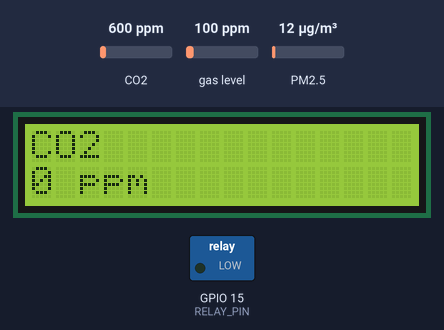
The sketch below on a simulated ESP32. Parts: 16×2 character LCD, switched loads named in the sketch (green lamp = pin HIGH). Wiring (inferred from the names in the program): dust sensor: data GPIO 34. The inputs (shaded band) are chosen by the test bench; at power-on: CO2 600 ppm, gas level 100 ppm, PM2.5 12 µg/m³. WiFi joins after 1.5 s; servers stay silent unless stated; network time is answered at once with the bench clock; the local clock reads 2024-03-15 10:24:30 at power-on unless the sketch sets it; what the sketch prints to the serial monitor is not drawn.

Above: at 15.1 s.
At 30.1 s:
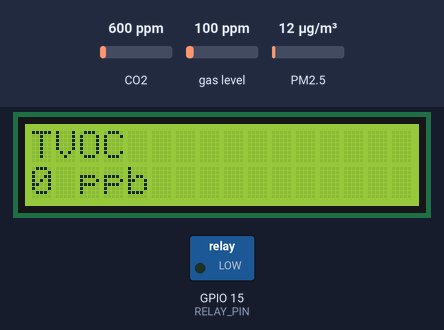
At 45.1 s:
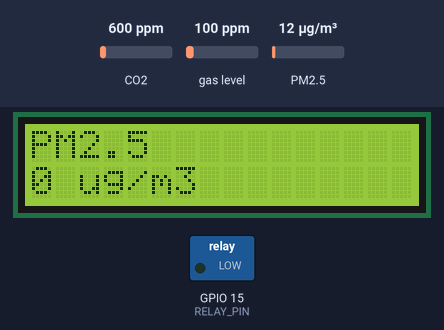
At 60.1 s:
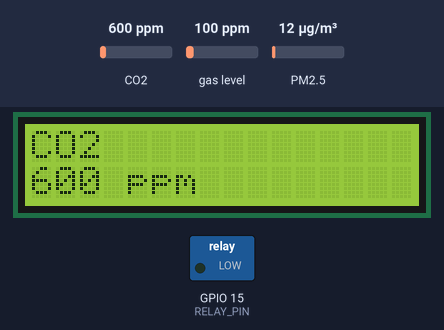
At 120.1 s:
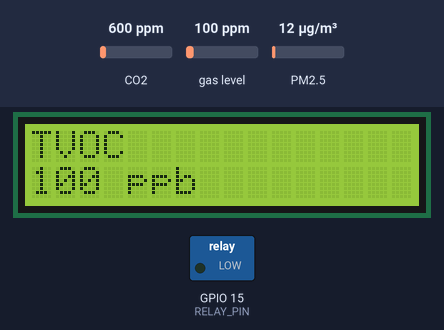

Measured:
- what the display in image 0 shows lasts 15.0 s, from 15.0 s to 30.0 s

The sketch:

lcdrebr.ino
```cpp
#include <Wire.h>
#include <Adafruit_CCS811.h>
#include <WiFi.h>
#include <Firebase_ESP_Client.h>
#include <LiquidCrystal_I2C.h>
#include <NTPClient.h>
#include <WiFiUdp.h>

Adafruit_CCS811 ccs;
LiquidCrystal_I2C lcd(0x27, 16, 2);

#define PM25PIN 34
#define RELAY_PIN 15

unsigned long durationPM25;
unsigned long starttime;
unsigned long sampletime_ms = 30000;
unsigned long lowpulseoccupancyPM25 = 0;
unsigned long displayTimer = 0;
unsigned long lastMeasurementTime = 0;

#define DATABASE_URL "https://udara-85026-default-rtdb.asia-southeast1.firebasedatabase.app/"
#define API_KEY "AIzaSyDeSJ-fy-BGGRHVphnJpGExddpocdnpiGs"

#define WIFI_SSID "zzz"
#define WIFI_PASSWORD "azzaazza"

FirebaseData firebaseData;
FirebaseConfig config;
FirebaseAuth auth;

WiFiUDP ntpUDP;
NTPClient timeClient(ntpUDP, "pool.ntp.org", 25200, 60000);

void setup() {
    Serial.begin(9600);
    Serial.println("Menginisialisasi CCS811...");

    lcd.init();
    lcd.backlight();

    WiFi.begin(WIFI_SSID, WIFI_PASSWORD);
    while (WiFi.status() != WL_CONNECTED) {
        delay(500);
        Serial.print(".");
    }
    Serial.println("WiFi terhubung.");

    timeClient.begin();

    config.api_key = API_KEY;
    config.database_url = DATABASE_URL;

    config.timeout.wifiReconnect = 30 * 1000;
    config.timeout.socketConnection = 30 * 1000;
    config.timeout.serverResponse = 60 * 1000;
    firebaseData.setResponseSize(4096);

    Firebase.begin(&config, &auth);
    Firebase.reconnectWiFi(true);

    if (Firebase.signUp(&config, &auth, "", "")) {
        Serial.println("Autentikasi berhasil.");
    } else {
        Serial.print("Gagal autentikasi: ");
        Serial.println(config.signer.signupError.message.c_str());
    }

    if (!ccs.begin()) {
        Serial.println("Inisialisasi CCS811 gagal!");
        while (1);
    }

    Serial.println("Inisialisasi CCS811 selesai");

    while (!ccs.available()) {
        Serial.println("Menunggu data dari CCS811...");
        delay(500);
    }

    pinMode(PM25PIN, INPUT);
    pinMode(RELAY_PIN, OUTPUT);
    digitalWrite(RELAY_PIN, LOW);
    starttime = millis();
    lastMeasurementTime = millis();
}

float calculateConcentration(long lowpulseInMicroSeconds, long durationinSeconds) {
    float ratio = (lowpulseInMicroSeconds / 1000000.0) / durationinSeconds * 100.0;
    float concentration = 0.001915 * pow(ratio, 2) + 0.09522 * ratio - 0.04884;

    if (concentration < 0) {
        concentration = 0;
    }

    return concentration;
}

void reconnectWiFi() {
    if (WiFi.status() != WL_CONNECTED) {
        WiFi.disconnect();
        WiFi.reconnect();
        while (WiFi.status() != WL_CONNECTED) {
            delay(500);
            Serial.print(".");
        }
        Serial.println("WiFi terhubung kembali.");
    }
}

bool kirimKeFirebase(const char* path, FirebaseJson* json) {
    int retries = 3;
    bool berhasil = false;

    while (retries > 0 && !berhasil) {
        retries--;

        if (Firebase.RTDB.pushJSON(&firebaseData, path, json)) {
            Serial.println("Data JSON berhasil dikirim ke Firebase.");
            berhasil = true;
        } else {
            Serial.print("Gagal mengirim data JSON ke Firebase: ");
            Serial.println(firebaseData.errorReason());
            delay(1000);
        }
    }

    return berhasil;
}

void tampilkanData(const char* namaPolutan, int nilai, const char* satuan) {
    lcd.clear();
    lcd.setCursor(0, 0);
    lcd.print(namaPolutan);
    lcd.setCursor(0, 1);
    lcd.print(nilai);
    lcd.print(" ");
    lcd.print(satuan);
}

String getFormattedTime(unsigned long epochTime) {
    struct tm *ptm = gmtime((time_t *)&epochTime);
    String formattedTime = String(ptm->tm_year + 1900) + "-" +
                           String(ptm->tm_mon + 1) + "-" +
                           String(ptm->tm_mday) + " " +
                           String(ptm->tm_hour) + ":" +
                           String(ptm->tm_min) + ":" +
                           String(ptm->tm_sec);
    return formattedTime;
}

void loop() {
    reconnectWiFi();

    timeClient.update();
    unsigned long epochTime = timeClient.getEpochTime();
    String formattedTime = getFormattedTime(epochTime);

    static int co2 = 0;
    static int tvoc = 0;
    static float conPM25_ugm3 = 0;

    durationPM25 = pulseIn(PM25PIN, LOW);
    lowpulseoccupancyPM25 += durationPM25;

    if (millis() - lastMeasurementTime >= sampletime_ms) {
        if (ccs.available()) {
            if (!ccs.readData()) {
                co2 = ccs.geteCO2();
                tvoc = ccs.getTVOC();

                float conPM25 = calculateConcentration(lowpulseoccupancyPM25, sampletime_ms / 1000);
                conPM25_ugm3 = conPM25 * 1;

                FirebaseJson json;
                json.set("timestamp", formattedTime);
                json.set("co2", co2);
                json.set("voc", tvoc);
                json.set("pm2_5", conPM25_ugm3);

                if (co2 > 1000 || tvoc > 277 || conPM25 > 13) {
                    digitalWrite(RELAY_PIN, HIGH);
                    json.set("kondisi_relay", "menyala");
                } else {
                    digitalWrite(RELAY_PIN, LOW);
                    json.set("kondisi_relay", "mati");
                }

                String kodeUnik = "sensor/kode-unik"; // Ganti dengan kode unik sebenarnya
                if (!kirimKeFirebase(kodeUnik.c_str(), &json)) {
                    Serial.println("Gagal mengirim data JSON ke Firebase.");
                }

                Serial.print("CO2=");
                Serial.print(co2);
                Serial.println(" ppm");
                Serial.print("TVOC=");
                Serial.print(tvoc);
                Serial.println(" ppb");
                Serial.print("PM2.5 ");
                Serial.print(conPM25_ugm3);
                Serial.println(" µg/m³");
            } else {
                Serial.println("Kesalahan pembacaan CCS811!");
                Serial.print("Error: ");
                Serial.println(ccs.checkError());
            }
        } else {
            Serial.println("CCS811 tidak tersedia");
        }

        lowpulseoccupancyPM25 = 0;
        lastMeasurementTime = millis();
    }

    if (millis() - displayTimer >= 15000) {
        static int polutanIndex = 0;
        displayTimer = millis();

        switch (polutanIndex) {
            case 0:
                tampilkanData("CO2", co2, "ppm");
                break;
            case 1:
                tampilkanData("TVOC", tvoc, "ppb");
                break;
            case 2:
                tampilkanData("PM2.5", conPM25_ugm3, "ug/m3");
                break;
        }
        polutanIndex = (polutanIndex + 1) % 3;
    }
}
```
